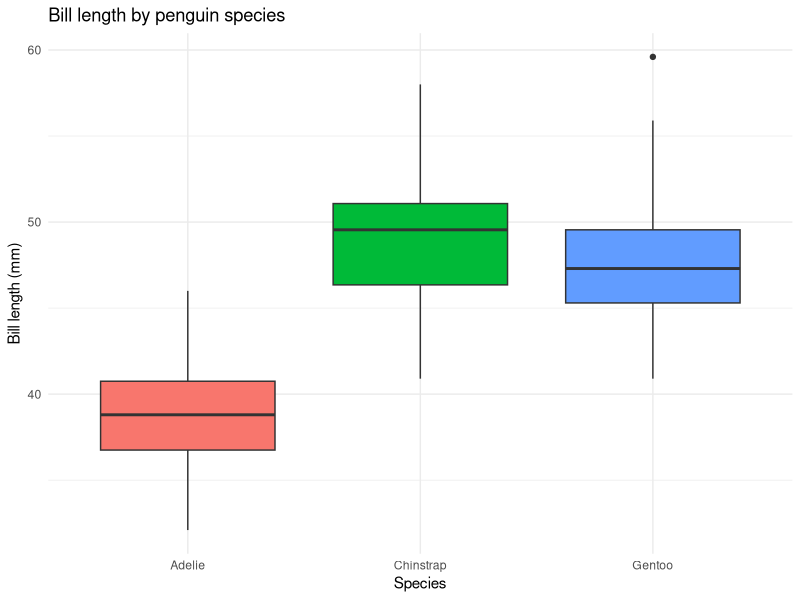

Write R code to recreate this figure.
## ---- chunk 1
1 + 1

#usethis::use_git_config(
  #scope = "user",
  #user.name = "Your First and Last Name",
  #user.email = "kmm132024@gmail.com"
#)

#for create repo and push in one step
#usethis::use_github()

#usethis::create_github_token()
#gitcreds::gitcreds_set()

2

#to publish as clean webpage: run in terminal:
#save and commit all
#quarto publish gh-pages <filename.qmd
#Check the GitHub Pages settings
  #On GitHub, open your repository and go to:
  #Settings → Pages.
  #Under Build and deployment, choose Deploy from a branch.
  #Select the gh-pages branch and / (root) folder.
  #Click Save if you changed the settings.
  #Once deployment finishes, that Pages settings screen shows   your published website link. Open it to see the rendered     page—not the .qmd source code.
## ---- chunk 2
    #NEW PROJ
    # file -> new proj -> new directory -> quartro proj -> name -> parent folder -> check create git repo -> create proj -> look for git tab

    #OR:
      #open a proj and run usethis::use_git() in consol
## ---- chunk 3
    #file -> new file -> quarto doc

    library(tidyverse)
    install.packages("palmerpenguins")
    library(palmerpenguins)
## ---- chunk 4
    #tbl
    bill_summary <- penguins |>
      group_by(species) |>
      summarise(
        average_bill_length_mm = mean(bill_length_mm, na.rm = TRUE),
        .groups = "drop"
      )
    bill_summary

    #plot
    penguins |>
      filter(!is.na(bill_length_mm)) |>
      ggplot(aes(x = species, y = bill_length_mm, fill = species)) +
      geom_boxplot(show.legend = FALSE) +
      labs(
        title = "Bill length by penguin species",
        x = "Species",
        y = "Bill length (mm)"
      ) +
      theme_minimal()
## ---- chunk 5
    #save -> git -> check the box for <>.qmd ->include all for first commit -> commit -> enter real comment -> commit
